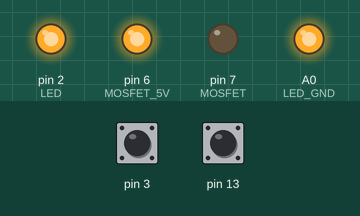
Bench run of a sketch on a simulated Arduino Uno, built with avr-gcc and run on an emulated ATmega328P. Parts: output pins drawn as LEDs (lit = HIGH). Dashed ring = blinking. The test bench sets the inputs (shaded band); at power-on: pin 3 HIGH, pin 13 HIGH. What the sketch prints to the serial monitor is not drawn.

Above: at 1.2 s.
1.3 s: pin 3 pulled LOW for 0.15 s
At 2.2 s:
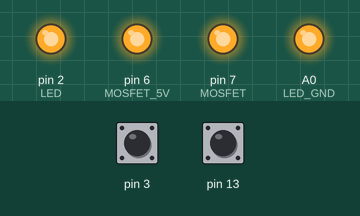
2.9 s: pin 3 pulled LOW for 1 s
At 3.2 s:
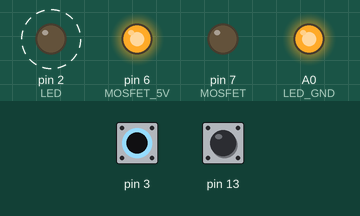
8.1 s: pin 3 pulled LOW for 3.2 s
At 9.5 s:
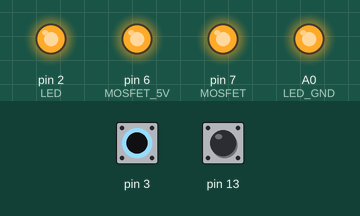
Timing chart, 0 to 11.1 s (numbered marks = the images above; inputs shaded):
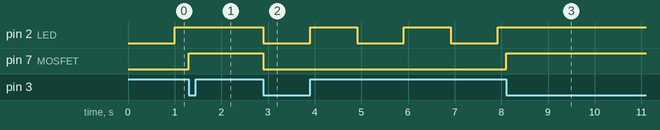

The sketch:

ball_lift_fan_2022.ino
```cpp
#include <CapacitiveSensor.h>

#define MOSFET_GND 5
#define MOSFET_5V 6
#define MOSFET 7

#define LED_GND A0
#define LED 2
#define SW_SENSE 3
#define SW_DRIVE 4

#define SW_LEVEL 100
#define DEBOUNCE 200
#define FLASH_LEN 1000
#define RUN_TIME 60000
uint32_t lastTime = 0;
uint32_t lastFlash = 0;
uint32_t onTime =0;
uint8_t mode=0;
uint8_t swState=0;

CapacitiveSensor button(SW_DRIVE,SW_SENSE);
void setup() {
  Serial.begin(9600);
  // put your setup code here, to run once:
  pinMode(MOSFET_5V, OUTPUT);
  digitalWrite(MOSFET_5V, 1);
  pinMode(MOSFET, OUTPUT);
  digitalWrite(MOSFET, 0);
  pinMode(LED_GND, OUTPUT);
  digitalWrite(LED_GND,1);
  pinMode(LED, OUTPUT);
  button.set_CS_Timeout_Millis(10);

}

void loop() {
  Serial.print(mode);
  Serial.print(" ");
  Serial.println(button.capacitiveSensor(20));
  // put your main code here, to run repeatedly:
  if(button.capacitiveSensor(20)>SW_LEVEL){
    if(millis()-lastTime>DEBOUNCE and swState==0){
      mode = !mode;
      if(mode){
        onTime=millis();
      }
    }
    swState=1;

  }else{
    swState=0;
  }
  if(mode==0){
    digitalWrite(MOSFET,0);
    if((millis()-lastFlash) > FLASH_LEN){
      digitalWrite(LED, !digitalRead(LED));
      digitalWrite(13, !digitalRead(13));
      lastFlash=millis();
    }
  }else{
    if((millis()-onTime)<RUN_TIME){
      digitalWrite(MOSFET,1);
      digitalWrite(LED,1);
    }else{
      digitalWrite(MOSFET,0);
    }
  }
}
```

Measured:
- after the input at 1.3 s, pin 2 (LED): stays HIGH (without the input it goes to LOW after 0.71 s); pin 7 (MOSFET): LOW → HIGH at once
- after the input at 2.9 s, pin 2 (LED): alternates HIGH for 1.0 s and LOW for 1.0 s, starting at once; pin 7 (MOSFET): HIGH → LOW at once
- after the input at 8.1 s, pin 2 (LED): stops changing and stays HIGH; pin 7 (MOSFET): LOW → HIGH at once
